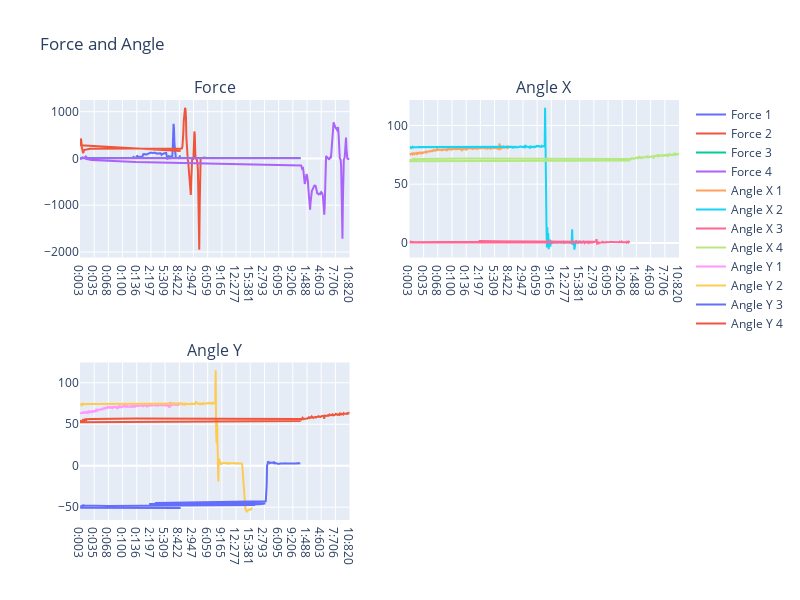

Source (notebook cell):
### Code cell
fig = plotly.subplots.make_subplots(rows=2, cols=2, subplot_titles=("Force", "Angle X", "Angle Y"))
fig.add_trace(plotly.graph_objs.Scatter(x=tijd_1, y=force_1, name='Force 1'), row=1, col=1)
fig.add_trace(plotly.graph_objs.Scatter(x=tijd_2, y=force_2, name='Force 2'), row=1, col=1)
fig.add_trace(plotly.graph_objs.Scatter(x=tijd_3, y=force_3, name='Force 3'), row=1, col=1)
fig.add_trace(plotly.graph_objs.Scatter(x=tijd_4, y=force_4, name='Force 4'), row=1, col=1)
fig.add_trace(plotly.graph_objs.Scatter(x=tijd_1, y=hoek_x_1, name='Angle X 1'), row=1, col=2)
fig.add_trace(plotly.graph_objs.Scatter(x=tijd_2, y=hoek_x_2, name='Angle X 2'), row=1, col=2)
fig.add_trace(plotly.graph_objs.Scatter(x=tijd_3, y=hoek_x_3, name='Angle X 3'), row=1, col=2)
fig.add_trace(plotly.graph_objs.Scatter(x=tijd_4, y=hoek_x_4, name='Angle X 4'), row=1, col=2)
fig.add_trace(plotly.graph_objs.Scatter(x=tijd_1, y=hoek_y_1, name='Angle Y 1'), row=2, col=1)
fig.add_trace(plotly.graph_objs.Scatter(x=tijd_2, y=hoek_y_2, name='Angle Y 2'), row=2, col=1)
fig.add_trace(plotly.graph_objs.Scatter(x=tijd_3, y=hoek_y_3, name='Angle Y 3'), row=2, col=1)
fig.add_trace(plotly.graph_objs.Scatter(x=tijd_4, y=hoek_y_4, name='Angle Y 4'), row=2, col=1)
fig.update_layout(height=600, width=800, title_text="Force and Angle")

### Figure 1 — Plotly figure (JSON) as saved in the notebook; plotly's stock layout.template omitted (floating-point values rounded to 4 significant figures; data arrays with more than 128 entries replaced by an {"elided": "..."} marker saying what was removed)
{"data": [{"name": "Force 1", "type": "scatter", "x": {"elided": "428 str values"}, "xaxis": "x", "y": {"elided": "428 float values"}, "yaxis": "y"}, {"name": "Force 2", "type": "scatter", "x": {"elided": "177 str values"}, "xaxis": "x", "y": {"elided": "177 float values"}, "yaxis": "y"}, {"name": "Force 3", "type": "scatter", "x": ["0:002", "0:004", "0:005", "0:006", "0:006", "0:007", "0:008", "0:008", "0:009", "0:010", "0:011", "0:012", "0:013", "0:013", "0:068", "0:164", "0:268", "0:363", "0:457", "0:552", "0:647", "0:752", "0:847", "0:942", "1:037", "1:142", "1:236", "1:331", "1:427", "1:522", "1:626", "1:721", "1:816", "1:911", "2:016", "2:111", "2:206", "2:299", "2:405", "2:500", "2:594", "2:689", "2:793", "2:888", "2:983", "3:079", "3:173", "3:278", "3:372", "3:467", "3:563", "3:668", "3:762", "3:858", "3:952", "4:056", "4:151", "4:245", "4:341", "4:444", "4:539", "4:634", "4:729", "4:833", "4:928", "5:023", "5:118", "5:221", "5:316", "5:412", "5:507", "5:611", "5:705", "5:799", "5:895", "5:999", "6:095", "6:190", "6:284", "6:390", "6:484", "6:578", "6:674", "6:778", "6:872", "6:966", "7:062", "7:167", "7:262", "7:356", "7:451", "7:556", "7:650", "7:746", "7:840", "7:936", "8:039", "8:134", "8:229", "8:333", "8:428", "8:523", "8:618", "8:722", "8:817", "8:911", "9:006", "9:111", "9:206", "9:301", "9:395", "9:491", "9:596", "9:691", "9:785", "9:880", "9:985", "10:079", "10:174", "10:269", "10:365", "10:469", "10:564", "10:659", "10:753", "10:858"], "xaxis": "x", "y": [8.06, 8.08, 8.08, 8.03, 8.03, 8.06, 8.03, 8.03, 8.04, 8.06, 8.08, 8.08, 8.05, 8.03, 8.02, 8.01, 8.02, 8.03, 8.01, 8.01, 8.06, 8.03, 8.02, 8.03, 8.08, 8.11, 8.05, 8.11, 8.16, 8.11, 8.07, 8.1, 8.08, 8.04, 8.07, 8.08, 8.04, 8.09, 8.1, 8.1, 8.08, 8.07, 8.08, 8.05, 8.03, 8.08, 8.16, 8.13, 8.05, 8.08, 8.06, 8.1, 8.14, 8.12, 8.05, 8.08, 8.1, 8.11, 8.08, 8.07, 8.11, 8.11, 8.13, 8.14, 8.15, 8.14, 8.15, 8.14, 8.13, 8.19, 8.19, 8.2, 8.18, 8.18, 8.17, 8.14, 8.15, 8.22, 8.18, 8.12, 8.11, 8.13, 8.1, 8.11, 8.13, 8.2, 8.24, 8.16, 8.13, 8.16, 8.2, 8.22, 8.2, 8.18, 8.17, 8.2, 8.18, 8.2, 8.18, 8.08, 8.08, 8.16, 8.17, 8.17, 8.18, 8.2, 8.21, 8.21, 8.22, 8.19, 8.15, 8.17, 8.21, 8.24, 8.22, 8.24, 8.21, 8.18, 8.21, 8.23, 8.25, 8.28, 8.24, 8.22, 8.21, 8.19], "yaxis": "y"}, {"name": "Force 4", "type": "scatter", "x": {"elided": "143 str values"}, "xaxis": "x", "y": {"elided": "143 float values"}, "yaxis": "y"}, {"name": "Angle X 1", "type": "scatter", "x": {"elided": "428 str values"}, "xaxis": "x2", "y": {"elided": "428 float values"}, "yaxis": "y2"}, {"name": "Angle X 2", "type": "scatter", "x": {"elided": "177 str values"}, "xaxis": "x2", "y": {"elided": "177 float values"}, "yaxis": "y2"}, {"name": "Angle X 3", "type": "scatter", "x": ["0:002", "0:004", "0:005", "0:006", "0:006", "0:007", "0:008", "0:008", "0:009", "0:010", "0:011", "0:012", "0:013", "0:013", "0:068", "0:164", "0:268", "0:363", "0:457", "0:552", "0:647", "0:752", "0:847", "0:942", "1:037", "1:142", "1:236", "1:331", "1:427", "1:522", "1:626", "1:721", "1:816", "1:911", "2:016", "2:111", "2:206", "2:299", "2:405", "2:500", "2:594", "2:689", "2:793", "2:888", "2:983", "3:079", "3:173", "3:278", "3:372", "3:467", "3:563", "3:668", "3:762", "3:858", "3:952", "4:056", "4:151", "4:245", "4:341", "4:444", "4:539", "4:634", "4:729", "4:833", "4:928", "5:023", "5:118", "5:221", "5:316", "5:412", "5:507", "5:611", "5:705", "5:799", "5:895", "5:999", "6:095", "6:190", "6:284", "6:390", "6:484", "6:578", "6:674", "6:778", "6:872", "6:966", "7:062", "7:167", "7:262", "7:356", "7:451", "7:556", "7:650", "7:746", "7:840", "7:936", "8:039", "8:134", "8:229", "8:333", "8:428", "8:523", "8:618", "8:722", "8:817", "8:911", "9:006", "9:111", "9:206", "9:301", "9:395", "9:491", "9:596", "9:691", "9:785", "9:880", "9:985", "10:079", "10:174", "10:269", "10:365", "10:469", "10:564", "10:659", "10:753", "10:858"], "xaxis": "x2", "y": [0.917, 0.3879, 0.8167, 0.02359, 0.8797, 0.9494, 0.8037, 0.8367, 0.5258, 0.8462, 0.763, 0.5718, 0.6238, 0.4976, 0.6068, 0.292, 0.2941, 0.3676, 0.9983, 0.5589, -0.04457, 0.6526, 0.6941, 0.8841, 0.3288, 0.9979, 0.42, 0.5907, 1.093, -0.0445, 0.3298, 0.4452, 1.336, 1.095, 0.305, 0.6654, 0.8571, 0.6315, 0.3055, 0.5895, 0.1778, 1.054, 1.181, 0.9498, 0.9331, 0.9296, 0.6008, 0.4802, 0.9326, 1.286, 3.27, -0.3414, 0, 0.1644, -1.153, 0.2499, 0.08959, 0.2079, 0.1931, 0.2217, -0.07397, 0.5334, 0.4488, 0.8351, -0.02973, 0.5217, 0.5928, 0.597, 0.1783, 0.4136, 0.5974, 0.4201, 0.8905, 0.4178, 0.6434, 0.5523, 0.4919, 0.6766, 0.4619, 0.7758, 0.7858, 0.8768, 0.5362, 0.7657, 0.8234, 0.8042, 0.8777, 0.8823, 0.5192, 0.7756, 0.6551, 0.6242, 0.8316, 0.4639, 0.7766, 0.5178, 0.7754, 0.8546, 0.8743, 0.8011, 0.5346, 0.5251, 0.965, 0.6363, 0.8849, 0.596, 0.7877, 1.181, 0.5795, 0.5492, 0.6391, 0.9978, 0.8575, 0.4854, 0.4288, 1.015, 0.5852, 0.2806, 0.7489, 0.4297, 0.5656, 1.001, 0.268, 0.8397, 0.8476, 0.6819], "yaxis": "y2"}, {"name": "Angle X 4", "type": "scatter", "x": {"elided": "143 str values"}, "xaxis": "x2", "y": {"elided": "143 float values"}, "yaxis": "y2"}, {"name": "Angle Y 1", "type": "scatter", "x": {"elided": "428 str values"}, "xaxis": "x3", "y": {"elided": "428 float values"}, "yaxis": "y3"}, {"name": "Angle Y 2", "type": "scatter", "x": {"elided": "177 str values"}, "xaxis": "x3", "y": {"elided": "177 float values"}, "yaxis": "y3"}, {"name": "Angle Y 3", "type": "scatter", "x": ["0:002", "0:004", "0:005", "0:006", "0:006", "0:007", "0:008", "0:008", "0:009", "0:010", "0:011", "0:012", "0:013", "0:013", "0:068", "0:164", "0:268", "0:363", "0:457", "0:552", "0:647", "0:752", "0:847", "0:942", "1:037", "1:142", "1:236", "1:331", "1:427", "1:522", "1:626", "1:721", "1:816", "1:911", "2:016", "2:111", "2:206", "2:299", "2:405", "2:500", "2:594", "2:689", "2:793", "2:888", "2:983", "3:079", "3:173", "3:278", "3:372", "3:467", "3:563", "3:668", "3:762", "3:858", "3:952", "4:056", "4:151", "4:245", "4:341", "4:444", "4:539", "4:634", "4:729", "4:833", "4:928", "5:023", "5:118", "5:221", "5:316", "5:412", "5:507", "5:611", "5:705", "5:799", "5:895", "5:999", "6:095", "6:190", "6:284", "6:390", "6:484", "6:578", "6:674", "6:778", "6:872", "6:966", "7:062", "7:167", "7:262", "7:356", "7:451", "7:556", "7:650", "7:746", "7:840", "7:936", "8:039", "8:134", "8:229", "8:333", "8:428", "8:523", "8:618", "8:722", "8:817", "8:911", "9:006", "9:111", "9:206", "9:301", "9:395", "9:491", "9:596", "9:691", "9:785", "9:880", "9:985", "10:079", "10:174", "10:269", "10:365", "10:469", "10:564", "10:659", "10:753", "10:858"], "xaxis": "x3", "y": [-50.88, -50.69, -50.25, -49.65, -47.75, -48.62, -48.47, -48.69, -48.21, -48.45, -48.75, -47.97, -48.36, -47.89, -48.61, -47.36, -47.66, -48.04, -47.48, -46.79, -46.8, -46.96, -46.99, -46.39, -45.97, -45.64, -46.25, -45.82, -46.45, -46.35, -46.14, -46.45, -46.06, -46.12, -45.62, -46.42, -45.99, -45.43, -45.63, -45.58, -46.39, -45.77, -45.42, -45.16, -45.26, -44.97, -45.05, -42.92, -36.72, -24.34, 1.484, 1.069, 5.245, 4.593, 5.139, 3.817, 3.118, 3.588, 3.738, 3.498, 3.384, 3.551, 3.526, 3.842, 3.623, 3.172, 3.995, 3.31, 2.836, 3.276, 3.148, 2.713, 2.774, 2.833, 2.273, 2.342, 2.13, 2.279, 2.413, 2.446, 2.578, 2.525, 2.991, 2.746, 2.753, 2.59, 2.736, 2.615, 2.698, 2.415, 2.812, 3.059, 2.656, 2.886, 2.716, 2.72, 2.682, 2.607, 2.828, 2.743, 2.968, 2.713, 2.715, 2.824, 2.743, 2.576, 2.747, 2.817, 2.317, 2.403, 2.866, 2.709, 2.822, 2.264, 2.512, 2.684, 2.579, 2.848, 2.395, 2.665, 3.212, 2.836, 2.946, 2.724, 2.645, 2.563], "yaxis": "y3"}, {"name": "Angle Y 4", "type": "scatter", "x": {"elided": "143 str values"}, "xaxis": "x3", "y": {"elided": "143 float values"}, "yaxis": "y3"}], "layout": {"annotations": [{"font": {"size": 16}, "showarrow": false, "text": "Force", "x": 0.225, "xanchor": "center", "xref": "paper", "y": 1, "yanchor": "bottom", "yref": "paper"}, {"font": {"size": 16}, "showarrow": false, "text": "Angle X", "x": 0.775, "xanchor": "center", "xref": "paper", "y": 1, "yanchor": "bottom", "yref": "paper"}, {"font": {"size": 16}, "showarrow": false, "text": "Angle Y", "x": 0.225, "xanchor": "center", "xref": "paper", "y": 0.375, "yanchor": "bottom", "yref": "paper"}], "height": 600, "title": {"text": "Force and Angle"}, "width": 800, "xaxis": {"anchor": "y", "domain": [0, 0.45]}, "xaxis2": {"anchor": "y2", "domain": [0.55, 1]}, "xaxis3": {"anchor": "y3", "domain": [0, 0.45]}, "xaxis4": {"anchor": "y4", "domain": [0.55, 1]}, "yaxis": {"anchor": "x", "domain": [0.625, 1]}, "yaxis2": {"anchor": "x2", "domain": [0.625, 1]}, "yaxis3": {"anchor": "x3", "domain": [0, 0.375]}, "yaxis4": {"anchor": "x4", "domain": [0, 0.375]}}}
